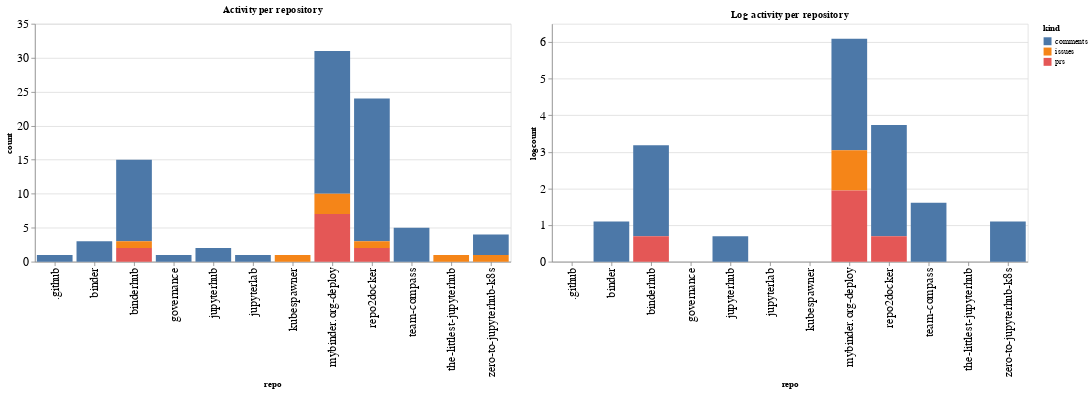

Source (notebook cell):
### Code cell
ch1 = alt.Chart(repo_summaries, width=600, title="Activity per repository").mark_bar().encode(
    x='repo',
    y='count',
    color='kind',
    tooltip="kind"
)

ch2 = alt.Chart(repo_summaries, width=600, title="Log activity per repository").mark_bar().encode(
    x='repo',
    y='logcount',
    color='kind',
    tooltip="kind"
)

ch1 | ch2

### Figure 1 — Vega-Lite specification as saved in the notebook (floating-point values rounded to 4 significant figures)
{"config": {"axisLeft": {"labelFontSize": 15}, "axisBottom": {"labelFontSize": 15}}, "hconcat": [{"mark": "bar", "encoding": {"color": {"type": "nominal", "field": "kind"}, "tooltip": {"type": "nominal", "field": "kind"}, "x": {"type": "nominal", "field": "repo"}, "y": {"type": "quantitative", "field": "count"}}, "title": "Activity per repository", "width": 600}, {"mark": "bar", "encoding": {"color": {"type": "nominal", "field": "kind"}, "tooltip": {"type": "nominal", "field": "kind"}, "x": {"type": "nominal", "field": "repo"}, "y": {"type": "quantitative", "field": "logcount"}}, "title": "Log activity per repository", "width": 600}], "data": {"name": "data-3a2eb9711a071bc1d3fae06cce399074"}, "$schema": "https://vega.github.io/schema/vega-lite/v4.8.1.json", "datasets": {"data-3a2eb9711a071bc1d3fae06cce399074": [{"repo": ".github", "kind": "comments", "count": 1, "logcount": 0.0}, {"repo": "binder", "kind": "comments", "count": 3, "logcount": 1.099}, {"repo": "binderhub", "kind": "comments", "count": 12, "logcount": 2.485}, {"repo": "binderhub", "kind": "issues", "count": 1, "logcount": 0.0}, {"repo": "binderhub", "kind": "prs", "count": 2, "logcount": 0.6931}, {"repo": "governance", "kind": "comments", "count": 1, "logcount": 0.0}, {"repo": "jupyterhub", "kind": "comments", "count": 2, "logcount": 0.6931}, {"repo": "jupyterlab", "kind": "comments", "count": 1, "logcount": 0.0}, {"repo": "kubespawner", "kind": "issues", "count": 1, "logcount": 0.0}, {"repo": "mybinder.org-deploy", "kind": "comments", "count": 21, "logcount": 3.045}, {"repo": "mybinder.org-deploy", "kind": "issues", "count": 3, "logcount": 1.099}, {"repo": "mybinder.org-deploy", "kind": "prs", "count": 7, "logcount": 1.946}, {"repo": "repo2docker", "kind": "comments", "count": 21, "logcount": 3.045}, {"repo": "repo2docker", "kind": "issues", "count": 1, "logcount": 0.0}, {"repo": "repo2docker", "kind": "prs", "count": 2, "logcount": 0.6931}, {"repo": "team-compass", "kind": "comments", "count": 5, "logcount": 1.609}, {"repo": "the-littlest-jupyterhub", "kind": "issues", "count": 1, "logcount": 0.0}, {"repo": "zero-to-jupyterhub-k8s", "kind": "comments", "count": 3, "logcount": 1.099}, {"repo": "zero-to-jupyterhub-k8s", "kind": "issues", "count": 1, "logcount": 0.0}]}}
